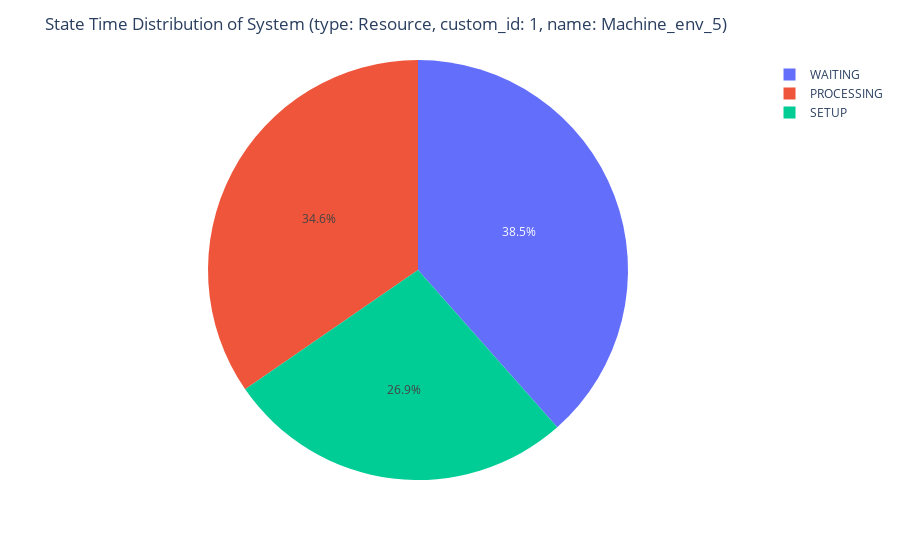

Notebook cell for this chart:
### Code cell
fig = mon.draw_state_pie_chart()

### Figure 1 — Plotly figure (JSON) as saved in the notebook; plotly's stock layout.template omitted (floating-point values rounded to 4 significant figures)
{"data": [{"domain": {"x": [0, 1], "y": [0, 1]}, "hovertemplate": "state=%{label}<br>total time [hours]=%{value}<extra></extra>", "labels": ["PROCESSING", "SETUP", "WAITING"], "legendgroup": "", "name": "", "showlegend": true, "type": "pie", "values": [9, 7, 10]}], "layout": {"legend": {"tracegroupgap": 0}, "margin": {"t": 60}, "title": {"text": "State Time Distribution of System (type: Resource, custom_id: 1, name: Machine_env_5)"}}}
